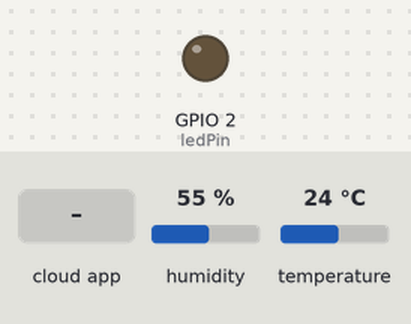
The program below on a simulated ESP8266 (NodeMCU). Parts: output pins drawn as LEDs (lit = HIGH). The inputs (shaded band) are chosen by the test bench; at power-on: humidity 55 %, temperature 24 °C. WiFi joins after 1.5 s; servers stay silent unless stated; what the program prints to the serial monitor is not drawn.

Above: at 2.7 s.
2.8 s: the phone or cloud app sets onoff to ON
At 4.0 s:
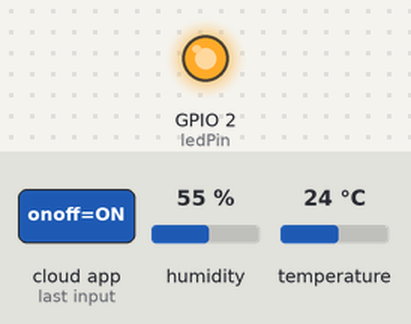
4.3 s: the phone or cloud app sets onoff to OFF
At 5.6 s:
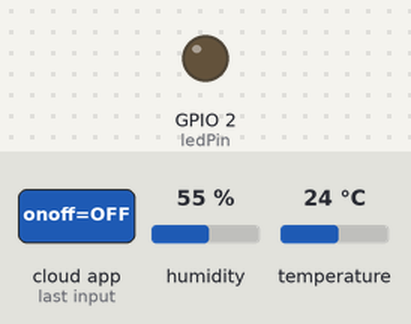
Timing chart, 0 to 7.3 s (numbered marks = the images above; inputs shaded):
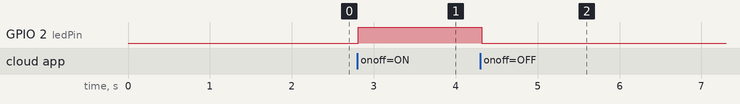

Measured:
- after the input at 2.8 s, GPIO 2 (ledPin): LOW → HIGH at once
- after the input at 4.3 s, GPIO 2 (ledPin): HIGH → LOW at once

The program:

main.cpp
```cpp
#include <ESP8266WiFi.h>
#include "Adafruit_MQTT.h"
#include "Adafruit_MQTT_Client.h"
#include "DHT.h"

/************************* Pin Definitions *********************************/
// Define the pin the DHT sensor is connected to
#define DHTPIN 4   // Example: connected to D2 (GPIO 4) on NodeMCU
// Define the type of DHT sensor
#define DHTTYPE DHT11  // Or DHT22, etc.

// Define the LED pin.
// On most ESP8266 boards (NodeMCU), the built-in LED is on D4 (GPIO 2).
#define ledPin 2

/************************* WiFi Access Point *********************************/
// --- FILL IN YOUR WIFI CREDENTIALS ---
#define WLAN_SSID "Robotutor"
#define WLAN_PASS "Robotutor"

/************************* Adafruit.io Setup *********************************/
// --- FILL IN YOUR ADAFRUIT IO CREDENTIALS ---
#define AIO_SERVER      "io.adafruit.com"
#define AIO_SERVERPORT  1883
#define AIO_USERNAME    "fire011125"
#define AIO_KEY         "aio_CRsT954GhsX4ooMsdAQ0bwqigY3f"

/************ Global Object Definitions (This is the part you were missing) ************/

// Create an ESP8266 WiFiClient class to connect to the MQTT server.
WiFiClient client;

// Setup the MQTT client class
Adafruit_MQTT_Client mqtt(&client, AIO_SERVER, AIO_SERVERPORT, AIO_USERNAME, AIO_KEY);

/****************************** Feeds ***************************************/
// Setup a feed called 'temperature' for publishing.
Adafruit_MQTT_Publish temp = Adafruit_MQTT_Publish(&mqtt, AIO_USERNAME "/feeds/temperature");

// Setup a feed called 'humidity' for publishing.
Adafruit_MQTT_Publish hum = Adafruit_MQTT_Publish(&mqtt, AIO_USERNAME "/feeds/humidity");

// Setup a feed called 'onoff' for subscribing to changes.
Adafruit_MQTT_Subscribe onoffbutton = Adafruit_MQTT_Subscribe(&mqtt, AIO_USERNAME "/feeds/onoff");

/*************************** DHT Sensor Setup ************************************/
// Initialize the DHT sensor object
DHT dht(DHTPIN, DHTTYPE);

/*************************** Sketch Code ************************************/

void setup() {
  Serial.begin(115200);
  Serial.println(F("Adafruit IO DHT Example"));

  // Set LED pin as an output
  pinMode(ledPin, OUTPUT);
  digitalWrite(ledPin, LOW); // Start with LED off

  // Start the DHT sensor
  dht.begin();

  // Connect to WiFi access point.
  Serial.println(); Serial.println();
  Serial.print("Connecting to ");
  Serial.println(WLAN_SSID);

  WiFi.begin(WLAN_SSID, WLAN_PASS);
  while (WiFi.status() != WL_CONNECTED) {
    delay(500);
    Serial.print(".");
  }
  Serial.println();
  Serial.println("WiFi connected");
  Serial.println("IP address: "); Serial.println(WiFi.localIP());

  // Subscribe to the 'onoffbutton' feed
  mqtt.subscribe(&onoffbutton);
}


void loop() {
  // Ensure the connection to the MQTT server is alive.
  void MQTT_connect();

  // Wait for subscription messages
  Adafruit_MQTT_Subscribe *subscription;
  while ((subscription = mqtt.readSubscription(2000))) {
    if (subscription == &onoffbutton) {
      Serial.print(F("Got: "));
      Serial.println((char *)onoffbutton.lastread);

      // Check the value of the button feed
      if (strcmp((char *)onoffbutton.lastread, "ON") == 0) {
        digitalWrite(ledPin, HIGH);
      }
      if (strcmp((char *)onoffbutton.lastread, "OFF") == 0) {
        digitalWrite(ledPin, LOW);
      }
    }
  }

  // Read from DHT sensor
  float h = dht.readHumidity();
  float t = dht.readTemperature(); // Read temperature as Celsius

  // Check if reads failed
  if (isnan(h) || isnan(t)) {
    Serial.println(F("Failed to read from DHT sensor!"));
    return; // Exit loop early if read failed
  }

  // Publish humidity
  Serial.print(F("\nSending Hum: "));
  Serial.print(h);
  Serial.print("...");
  if (! hum.publish(h)) {
    Serial.println(F("Failed"));
  } else {
    Serial.println(F("OK!"));
  }

  // Publish temperature
  Serial.print(F("Sending Temp: "));
  Serial.print(t);
  Serial.print("...");
  if (! temp.publish(t)) {
    Serial.println(F("Failed"));
  } else {
    Serial.println(F("OK!"));
  }

  // Wait a few seconds before publishing again
  delay(10000); // Wait 10 seconds
}


// Function to connect and reconnect as necessary to the MQTT server.
void MQTT_connect() {
  int8_t ret;

  // Stop if already connected.
  if (mqtt.connected()) {
    return;
  }

  Serial.print("Connecting to MQTT... ");

  uint8_t retries = 3;
  while ((ret = mqtt.connect()) != 0) { // connect will return 0 for connected
       Serial.println(mqtt.connectErrorString(ret));
       Serial.println("Retrying MQTT connection in 5 seconds...");
       mqtt.disconnect();
       delay(5000);  // wait 5 seconds
       retries--;
       if (retries == 0) {
         // basically deep sleep on ESP8266
         while (1);
       }
  }
  Serial.println("MQTT Connected!");
}
```
